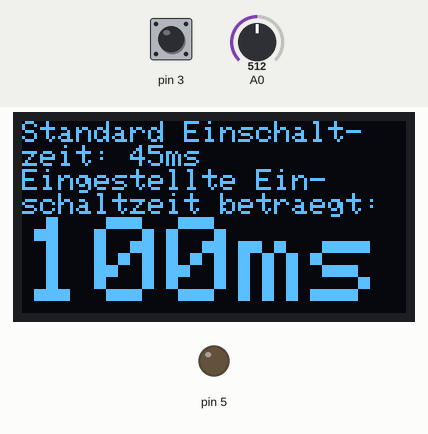
Simulated run of this sketch. Board: Arduino Uno, built with avr-gcc and run on an emulated ATmega328P. Shown: 128×64 one-colour display, output pins drawn as LEDs (lit = HIGH). Inputs (shaded band) come from the test bench; at power-on: A0 = 512, pin 3 HIGH.

Above: at 1.2 s.
1.3 s: A0 set to 526
At 2.5 s:
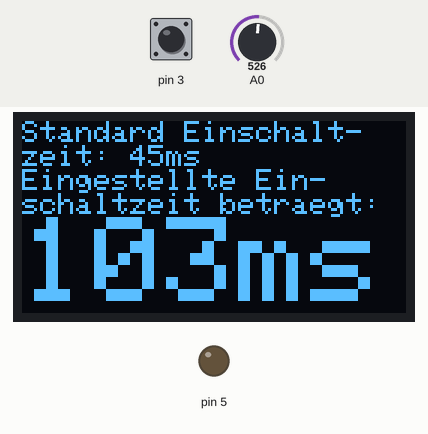
2.8 s: pin 3 pulled LOW for 0.15 s
At 2.85 s:
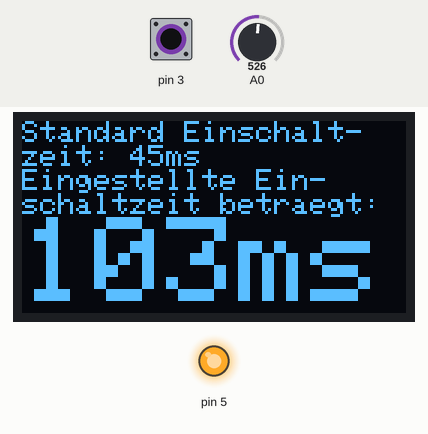
4.4 s: A0 set to 716
At 4.9 s:
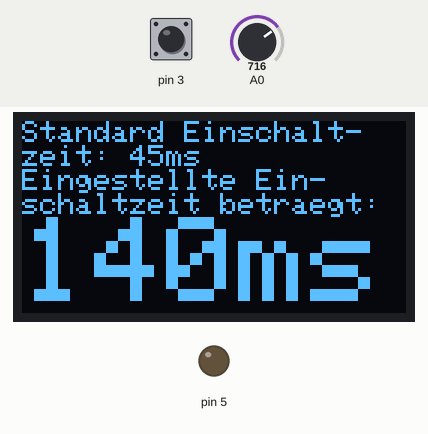
5.9 s: pin 3 pulled LOW for 1 s
At 5.97 s:
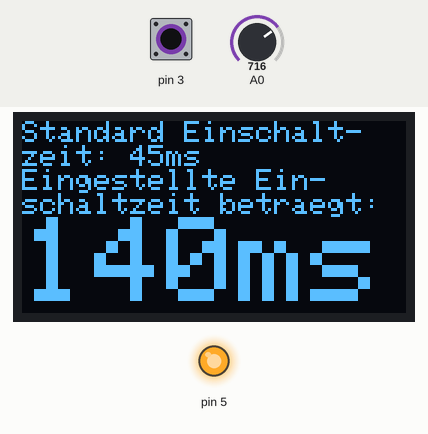
8.4 s: A0 set to 900
At 9.0 s:
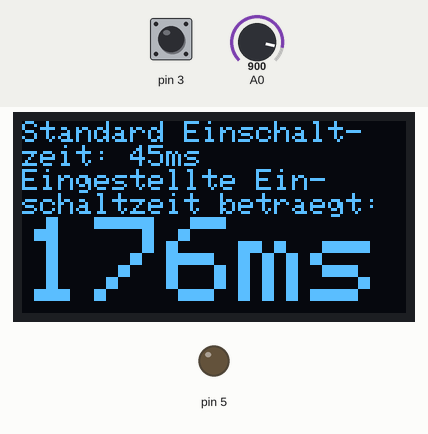
Timing chart, 0 to 10.9 s (numbered marks = the images above; inputs shaded):
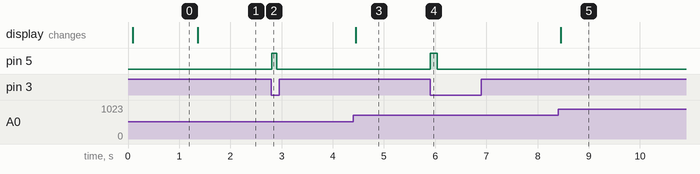

Measured:
- the behaviour switches between 514 and 515 on A0 (found by bisection; images 0 and 1)
- after the input at 1.3 s, the display: changes after 0.06 s (image 1)
- after the input at 2.8 s, pin 5: LOW → HIGH at once, → LOW 0.10 s later
- after the input at 4.4 s, the display: changes after 0.05 s (image 3)
- after the input at 5.9 s, pin 5: LOW → HIGH at once, → LOW 0.14 s later
- after the input at 8.4 s, the display: changes after 0.05 s (image 5)

The sketch:

Punktschwei_ger_t.ino
```cpp
#include <SPI.h>
#include <Wire.h>
#include <Adafruit_GFX.h>
#include <Adafruit_SSD1306.h>

#define SCREEN_WIDTH 128 // OLED display width, in pixels
#define SCREEN_HEIGHT 64 // OLED display height, in pixels

// Declaration for an SSD1306 display connected to I2C (SDA, SCL pins)
#define OLED_RESET     -1 // Reset pin # (or -1 if sharing Arduino reset pin)
Adafruit_SSD1306 display(SCREEN_WIDTH, SCREEN_HEIGHT, &Wire, OLED_RESET);


int EinschaltZeit = 45;
int analogWert;
bool letzterZustand = false;
bool aktuellerZustand = false;
int minimal = 1;
int maximal = 200;


void setup() {
  // put your setup code here, to run once:
  Wire.begin();
  Wire.setClock(1000);
  pinMode(5, OUTPUT);
  pinMode(3, INPUT_PULLUP);
  pinMode(A0, INPUT);

  if (!display.begin(SSD1306_SWITCHCAPVCC, 0x3C)) { // Address 0x3C for 128x32
    Serial.println(F("SSD1306 allocation failed"));
    for (;;); // Don't proceed, loop forever
  }

  // Clear the buffer
  display.clearDisplay();
  display.display();
}

void loop() {
  // put your main code here, to run repeatedly:
  analog();
  Display();
  display.display();
  Schweissen();
}

void Display() {
  display.clearDisplay();
  display.setTextSize(1);      // Normal 1:1 pixel scale
  display.setTextColor(SSD1306_WHITE); // Draw white text
  display.setCursor(0, 0);     // Start at top-left corner
  display.cp437(true);         // Use full 256 char 'Code Page 437' font
  display.println("Standard Einschalt-");
  display.println("zeit: 45ms");
  display.println("Eingestellte Ein-");
  display.println("schaltzeit betraegt:");
  display.setTextSize(4);      // Normal 1:1 pixel scale
  display.print(EinschaltZeit);
  display.print("ms");

}

void analog () {
  analogWert = analogRead(A0);
  EinschaltZeit = map(analogWert, 0, 1023, minimal, maximal);
}

void Schweissen () {
  aktuellerZustand = !digitalRead(3);
  if (aktuellerZustand && !letzterZustand) {
    digitalWrite(5, HIGH);
    delay(EinschaltZeit);
    digitalWrite(5, LOW);
    delay(1000);
  }
  letzterZustand = aktuellerZustand;
  delay(1);
}
```
